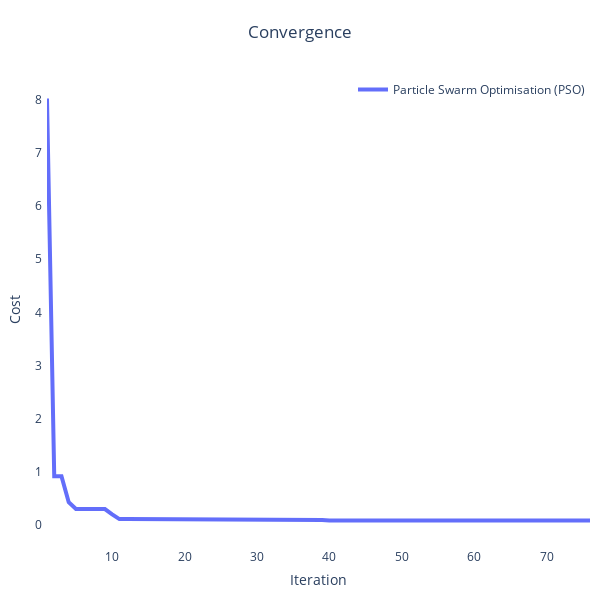
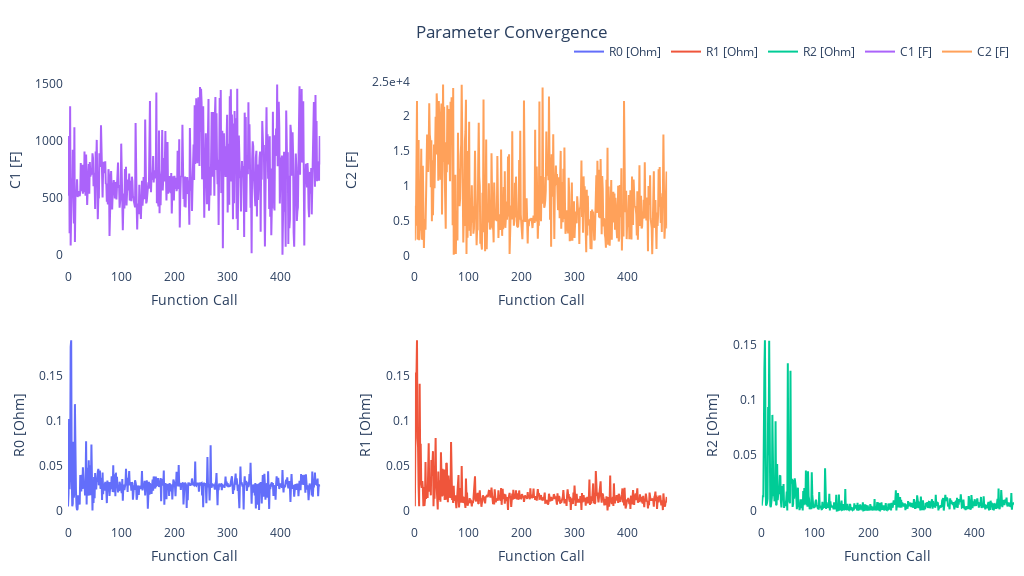

Notebook source saved alongside these figures, in order:
### Code cell
pybop.plot.convergence(optim)
pybop.plot.parameters(optim);

### Figure 1 — Plotly figure (JSON) as saved in the notebook; plotly's stock layout.template omitted (floating-point values rounded to 4 significant figures)
{"data": [{"line": {"width": 4}, "mode": "lines", "name": "Particle Swarm Optimisation (PSO)", "type": "scatter", "x": [1, 2, 3, 4, 5, 6, 7, 8, 9, 10, 11, 12, 13, 14, 15, 16, 17, 18, 19, 20, 21, 22, 23, 24, 25, 26, 27, 28, 29, 30, 31, 32, 33, 34, 35, 36, 37, 38, 39, 40, 41, 42, 43, 44, 45, 46, 47, 48, 49, 50, 51, 52, 53, 54, 55, 56, 57, 58, 59, 60, 61, 62, 63, 64, 65, 66, 67, 68, 69, 70, 71, 72, 73, 74, 75, 76], "y": [8.019, 0.9191, 0.9191, 0.4321, 0.303, 0.303, 0.303, 0.303, 0.303, 0.2048, 0.1145, 0.1145, 0.1145, 0.1145, 0.1145, 0.1145, 0.1145, 0.1145, 0.1145, 0.1106, 0.1106, 0.1039, 0.1039, 0.1039, 0.09975, 0.09975, 0.09975, 0.09975, 0.09975, 0.09975, 0.09975, 0.09975, 0.09975, 0.09975, 0.09975, 0.09975, 0.09975, 0.09975, 0.09833, 0.08847, 0.08847, 0.08847, 0.08847, 0.08847, 0.08847, 0.08734, 0.08734, 0.08734, 0.08734, 0.08734, 0.08734, 0.08734, 0.08734, 0.08734, 0.08734, 0.08734, 0.08734, 0.08734, 0.08734, 0.08734, 0.08734, 0.08734, 0.08734, 0.08734, 0.08734, 0.08734, 0.08734, 0.08734, 0.08734, 0.08734, 0.08734, 0.08734, 0.08734, 0.08734, 0.08734, 0.08734]}], "layout": {"autosize": false, "height": 600, "legend": {"font": {"size": 12}, "x": 1, "xanchor": "right", "y": 1, "yanchor": "top"}, "margin": {"b": 10, "l": 10, "pad": 4, "r": 10, "t": 75}, "plot_bgcolor": "white", "showlegend": true, "title": {"text": "Convergence", "x": 0.5}, "width": 600, "xaxis": {"exponentformat": "e", "showexponent": "last", "tickfont": {"size": 12}, "title": {"text": "Iteration"}}, "yaxis": {"exponentformat": "e", "showexponent": "last", "tickfont": {"size": 12}, "title": {"text": "Cost"}}}}

### Figure 2 — Plotly figure (JSON) as saved in the notebook; plotly's stock layout.template omitted (floating-point values rounded to 4 significant figures; data arrays with more than 128 entries replaced by an {"elided": "..."} marker saying what was removed)
{"data": [{"line": {"width": 2}, "mode": "lines", "name": "R0 [Ohm]", "type": "scatter", "x": {"elided": "475 int values"}, "xaxis": "x", "y": {"elided": "475 float values"}, "yaxis": "y"}, {"line": {"width": 2}, "mode": "lines", "name": "R1 [Ohm]", "type": "scatter", "x": {"elided": "475 int values"}, "xaxis": "x2", "y": {"elided": "475 float values"}, "yaxis": "y2"}, {"line": {"width": 2}, "mode": "lines", "name": "R2 [Ohm]", "type": "scatter", "x": {"elided": "475 int values"}, "xaxis": "x3", "y": {"elided": "475 float values"}, "yaxis": "y3"}, {"line": {"width": 2}, "mode": "lines", "name": "C1 [F]", "type": "scatter", "x": {"elided": "475 int values"}, "xaxis": "x4", "y": {"elided": "475 float values"}, "yaxis": "y4"}, {"line": {"width": 2}, "mode": "lines", "name": "C2 [F]", "type": "scatter", "x": {"elided": "475 int values"}, "xaxis": "x5", "y": {"elided": "475 float values"}, "yaxis": "y5"}], "layout": {"autosize": false, "height": 576, "legend": {"orientation": "h", "x": 1, "xanchor": "right", "y": 1.02, "yanchor": "bottom"}, "margin": {"b": 10, "l": 10, "pad": 4, "r": 10, "t": 75}, "plot_bgcolor": "white", "showlegend": true, "title": {"text": "Parameter Convergence", "x": 0.5}, "width": 1024, "xaxis": {"anchor": "y", "domain": [0, 0.2667], "exponentformat": "e", "showexponent": "last", "tickfont": {"size": 12}, "title": {"font": {"size": 14}, "text": "Function Call"}}, "xaxis2": {"anchor": "y2", "domain": [0.3667, 0.6333], "title": {"text": "Function Call"}}, "xaxis3": {"anchor": "y3", "domain": [0.7333, 1], "title": {"text": "Function Call"}}, "xaxis4": {"anchor": "y4", "domain": [0, 0.2667], "title": {"text": "Function Call"}}, "xaxis5": {"anchor": "y5", "domain": [0.3667, 0.6333], "title": {"text": "Function Call"}}, "xaxis6": {"anchor": "y6", "domain": [0.7333, 1]}, "yaxis": {"anchor": "x", "domain": [0, 0.425], "exponentformat": "e", "showexponent": "last", "tickfont": {"size": 12}, "title": {"font": {"size": 14}, "text": "R0 [Ohm]"}}, "yaxis2": {"anchor": "x2", "domain": [0, 0.425], "exponentformat": "e", "showexponent": "last", "title": {"text": "R1 [Ohm]"}}, "yaxis3": {"anchor": "x3", "domain": [0, 0.425], "exponentformat": "e", "showexponent": "last", "title": {"text": "R2 [Ohm]"}}, "yaxis4": {"anchor": "x4", "domain": [0.575, 1], "exponentformat": "e", "showexponent": "last", "title": {"text": "C1 [F]"}}, "yaxis5": {"anchor": "x5", "domain": [0.575, 1], "exponentformat": "e", "showexponent": "last", "title": {"text": "C2 [F]"}}, "yaxis6": {"anchor": "x6", "domain": [0.575, 1]}}}
